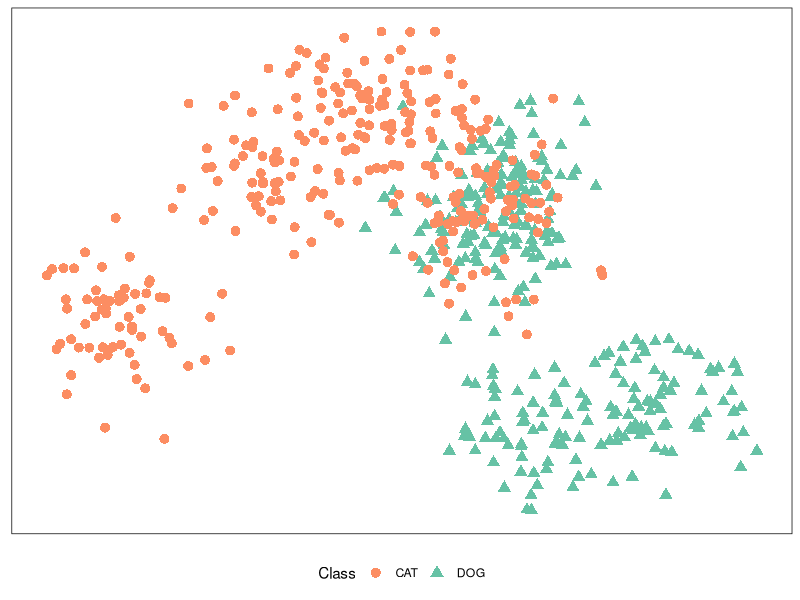
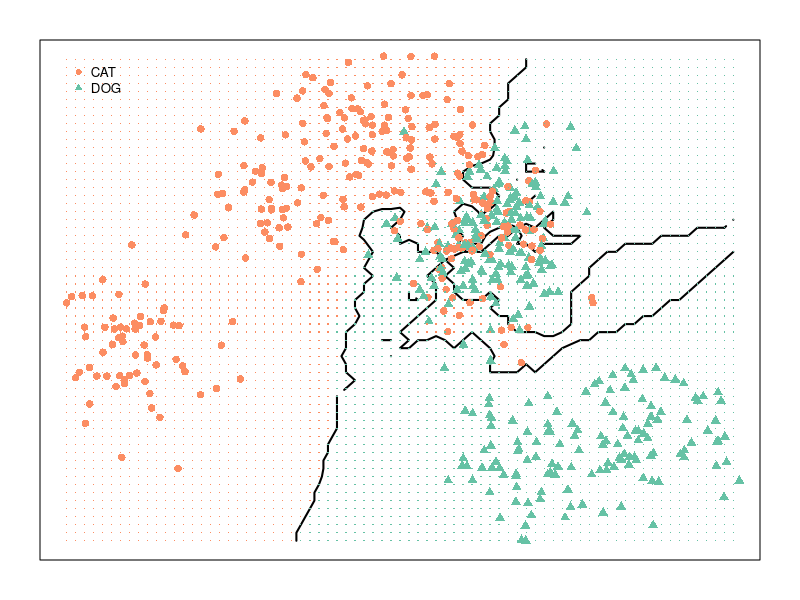
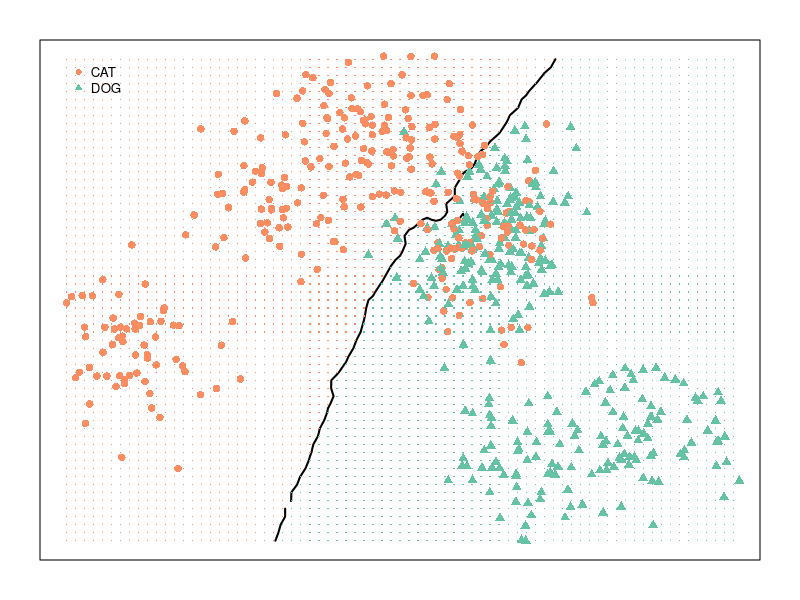
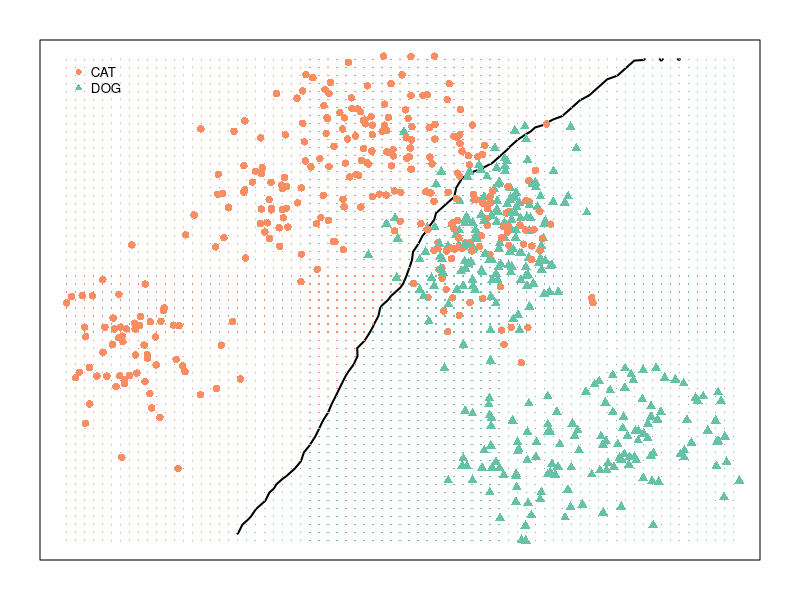

Recreate these plots in R, in order.
# =================================== BIAS-VARIANCE TRADE-OFF (KNN) ==========================================
# Fitting 3 KNN-classifiers on designed data towards illustrating the bias-variance trade-off phenomenon
# ------------------------------------------------------------------------------------------------------------
# PROJECT TITLE: Classifier Diagnostics
# SCRIPT AUTHOR(S): Dr Arno Botha
# -----------------------------------------------------------------------------------------------------------
# -- Script dependencies:
#   - 0.Setup.R | Only for plotting purposes
# ============================================================================================================




# ------- 0. Setup

library(ggplot2)
library(scales)
library(Hmisc) #for describe()
library(data.table)
library(MASS) # for sampling from multivariate normal distribution
library(caret) # for KNN algorithm
library(class) # for another KNN algorithm
library(mixtools) #for drawing ellipse
options(scipen=999)




# ------- 1. Tutorial: Sampling from bivariate normal distribution:
# Generate two Normally-distributed random variables with a given correlation structure.
# source material: https://blog.revolutionanalytics.com/2016/08/simulating-form-the-bivariate-normal-distribution-in-r-1.html

N <- 200 # sample size
rho <- -0.6 # correlation factor
mu <- c(1,1) # mean vector
sigma <- c(2, 8) #standard deviation vector
cov.mat <- matrix(c(sigma[1]^2, sigma[1]*sigma[2]*rho, sigma[2]*sigma[1]*rho, sigma[2]^2),NROW(sigma)) # covariance matrix)

# Function to draw ellipse for bivariate normal data
ellipse_bvn <- function(bvn, alpha){
  Xbar <- apply(bvn,2,mean)
  S <- cov(bvn)
  ellipse(Xbar, S, alpha = alpha, col="red")
}

# 1) the MASS-way (eigen vectors)
bivar.norm.1 <- mvrnorm(n=N, mu=mu, Sigma=cov.mat)
colnames(bivar.norm.1) <- c("bvn1_X1","bvn1_X2")


# 2) the Cholesky decomposition-way (taking that of the covariance matrix, which is a positive definite matrix)
M <- t(chol(cov.mat))
# M %*% t(M) should give originally input matrix back again
Z <- matrix(rnorm(2*N),2,N) # 2 rows, N/2 columns
bivar.norm.2 <- t(M %*% Z) + matrix(rep(mu,N), byrow=TRUE,ncol=2)
colnames(bivar.norm.2) <- c("bvn2_X1","bvn2_X")



# ------- 2. Simulating binary-valued data (Cats & Dogs) in 2D-space
# Follow the 2-class simulation approach from Hastie2009 (pp. 16--17)
# We want to output a "mixture of low-variance Gaussian clusters for each class" at the end.
# with "individual menas themselves distribution as Gaussian".

# -- Step 1
# - GREEN's means "m_1"
N <- 10; # number of means
mu <- c(1,0);
cov.mat <- matrix(c(1,0,0,1),NROW(mu)) # identity matrix, so no correlation structure.
bivar.norm.1 <- mvrnorm(n=N, mu=mu, Sigma=cov.mat)
colnames(bivar.norm.1) <- c("X1", "X2")

# - ORANGE's means "m_2"
N <- 5; # number of means
mu <- c(0,1);
cov.mat <- matrix(c(1,0,0,1),NROW(mu)) # identity matrix, so no correlation structure.
bivar.norm.2 <- mvrnorm(n=N, mu=mu, Sigma=cov.mat)
colnames(bivar.norm.2) <- c("X1", "X2")

# -- Step 2
NN <- 300;
# choose GREEN means randomly NN times, following a simple uniform distribution.
chosen_means.1 <- bivar.norm.1[sample(x=1:N,size=NN, replace=T),]
# choose ORANGE means randomly NN times, following a simple uniform distribution.
chosen_means.2 <- bivar.norm.2[sample(x=1:N,size=NN, replace=T),]

# -- Step 3
# - GREEN
data.1 <- t(apply(chosen_means.1, 1, function(x) mvrnorm(n=1, mu=x, Sigma=cov.mat/5)))
# - ORANGE
data.2 <- t(apply(chosen_means.2, 1, function(x) mvrnorm(n=1, mu=x, Sigma=cov.mat/5)))

# -- Step 4
# Combine data
sim.data <- rbind(data.table(data.1, Class="DOG"),
                   data.table(data.2, Class="CAT"))

vCol <- c("#fc8d62", "#66c2a5")
ggplot(sim.data, aes(x=X1, y=X2, shape=Class, colour=Class)) + theme_minimal() +
  geom_point(size=3) + scale_color_manual(values=vCol) + 
  theme(axis.title.x = element_blank(), axis.title.y = element_blank(),
        axis.text.x = element_blank(), axis.text.y=element_blank(),
        panel.grid.major = element_blank(), panel.grid.minor = element_blank(),
        panel.background = element_rect(color="black", fill="white"),
        legend.position = "bottom")
  

# -- Data partitioning for test/validation
set.seed(123)
sim.data<- sim.data[sample(nrow(sim.data)),]
dat.train <- sim.data[1:as.integer(0.8*nrow(sim.data)),]
dat.valid <- sim.data[as.integer(0.8*nrow(sim.data) + 1):nrow(sim.data) ,]





# ------- 3. KNN model | caret (autoselect k)
# Source material: https://dataaspirant.com/2017/01/09/knn-implementation-r-using-caret-package/
# -- Training
trctrl <- trainControl(method = "repeatedcv", number = 5, repeats = 3)
set.seed(3333)
knn_fit <- train(Class ~., data = dat.train, method = "knn",
                 trControl=trctrl,
                 #preProcess = c("center", "scale"),
                 tuneLength = 350)
knn_fit

# -- Testing
test_pred <- predict(knn_fit, newdata = dat.valid)
confusionMatrix(test_pred, as.factor(dat.valid$Class) )




# ------- 4. KNN model | class (knn with specific value)
# Source material: https://stats.stackexchange.com/questions/21572/how-to-plot-decision-boundary-of-a-k-nearest-neighbor-classifier-from-elements-o

# custom training/plotting function for creating a 2-dimensional decision plot.
# Assumes input variables are named X1 and X2, and target variable is named "Class"
decisionPlot <- function(data, given.k) {
  #data<-sim.data
  # get the range of x1 and x2
  rx1 <- range(data$X1)
  rx2 <- range(data$X2)
  
  # get lattice points in input space. This is to help with background ("lattice") of eventual plot
  px1 <- seq(from = rx1[1], to = rx1[2], by = 0.1 )
  px2 <- seq(from = rx2[1], to = rx2[2], by = 0.1 )
  xnew <- expand.grid(x1 = px1, x2 = px2)
  
  # Train a KNN
  knn.fit <-  knn(train=data[,list(X1,X2)], test=xnew, cl=data$Class, k=given.k, prob=T)
  
  # prepare class probabilities into matrix form, according to lattice
  prob <- attr(knn.fit, "prob")
  prob <- ifelse(knn.fit==levels(knn.fit)[1], prob, 1-prob)
  prob.1 <- matrix(prob, nrow = length(px1), ncol = length(px2))
  
  # plot decision plot with boundaries
  par(mar = rep(2,4))
  contour(px1, px2, prob.1, levels=0.5, labels="", xlab="", ylab="", main=, axes=FALSE, lwd=2)
  points(data[,list(X1,X2)], col=ifelse(data$Class==levels(knn.fit)[1], "#fc8d62", "#66c2a5"),
         pch=ifelse(data$Class==levels(knn.fit)[1], 16,17))
  points(xnew, pch=".", cex=1.2, col=ifelse(prob.1>0.5, "#fc8d62", "#66c2a5"))
  legend(min(data$X1), max(data$X2), legend=c("CAT", "DOG"), col = c("#fc8d62", "#66c2a5"), 
         pch=c(16,17), cex=0.8, box.lty=0, bg="transparent")
  box()
}

png(paste0(genFigPath, "knn-4.png"), width=1200, height=1100, res=200)
decisionPlot(data=sim.data, given.k=4)
dev.off() # close file

png(paste0(genFigPath, "knn-75.png"), width=1200, height=1100, res=200)
decisionPlot(data=sim.data, given.k=75)
dev.off() # close file

png(paste0(genFigPath, "knn-300.png"), width=1200, height=1100, res=200)
decisionPlot(data=sim.data, given.k=300)
dev.off() # close file
